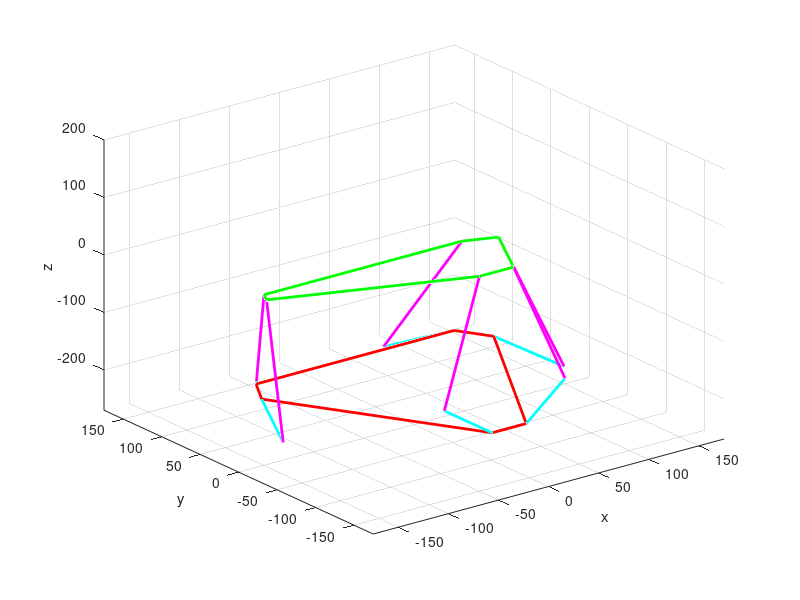

Recreate this plot in MATLAB.
%platform parameters
rb = 125; %radius of base mm
angle_offset = 30-15.63/2; %smallest angle between 2 mounts
h = 200;
l_crank = 70;
l_rocker = sqrt(h^2 + l_crank^2);
platform_center = [0, 0, 0];

%graph settings
linewidth = 2;
x_lim = rb+50;
y_lim = rb+50;

%n_segments = 30;% number of degrees rotation
n_segments = 30/5;
%translation vector
Tx=0/n_segments;
Ty=0/n_segments;
Tz=0;
T = [Tx Ty Tz];

%rotation matrix
alpha=5; %1 degree increments
beta=0;
gamma=0;
R_x = [1,0,0 ; 0, cos(deg2rad(alpha)), sin(deg2rad(alpha)); 0, -sin(deg2rad(alpha)), cos(deg2rad(alpha))];
R_y = [ cos(deg2rad(beta)),0, -sin(deg2rad(beta)); 0,1,0 ; sin(deg2rad(beta)),0, cos(deg2rad(beta))];
R_z = [cos(deg2rad(gamma)), sin(deg2rad(gamma)), 0; -sin(deg2rad(gamma)), cos(deg2rad(gamma)),0; 0,0,1];
R = R_x * R_y * R_z ;

%arrays initialize
top = ones(7,3);
base = ones(7,3);
lengths = ones(6,n_segments);
servo_angle = zeros(6,n_segments);
B = ones(n_segments, 6); %angle of plane that servo rotates on (tangent to mount)
plane_angle = zeros(6,n_segments); %rod end misalignment angles

%base platform
for i=0:6
    if mod(i,2)==0 %if i is even
    angle = i*60 + angle_offset;  
    B(i+1) = deg2rad(angle-90);

    else
    angle = i*60 - angle_offset;
    B(i+1) = deg2rad(angle+90);
    end
    base(i+1,:) = [rb*cos(deg2rad(angle)), rb*sin(deg2rad(angle)), -h];
end
%plot base
plot3(base(:,1),base(:,2),base(:,3),'r', 'linewidth', linewidth); %connects the dots
hold on;

%top platform
for i=0:6
    if mod(i,2)==0 %if i is even
    angle = i*60 + angle_offset;  
      
    else
    angle = i*60 - angle_offset;  
    end
  top(i+1,:) = [rb*cos(deg2rad(angle)), rb*sin(deg2rad(angle)), 0];
end
%plot top
plot3(top(:,1),top(:,2),top(:,3),'g', 'linewidth', linewidth);
hold on;


%plot crank and rocker
for i=1:6
lengths(i) = norm(top(i,:) - base(i,:));
M = 2*l_crank*(top(i,3)-base(i,3));
N = 2*l_crank*(cos(B(i))*(top(i,1)-base(i,1)) + sin(B(i))*(top(i,2)-base(i,2)));
L=lengths(i)^2-(l_rocker^2-l_crank^2);
servo_angle(i,1) = asin(L/sqrt(M^2+N^2)) - atan(N/M);
crank = [base(i,1) + l_crank*cos(B(i))*cos(servo_angle(i,1)), base(i,2) + l_crank*cos(servo_angle(i,1))*sin(B(i)),...
        base(i,3) + l_crank*sin(servo_angle(i,1))];

link1 = [top(i,:); crank];
link2 = [crank;base(i,:)];
plot3(link1(:,1),link1(:,2),link1(:,3),'m', 'linewidth', linewidth);
hold on;
plot3(link2(:,1),link2(:,2),link2(:,3),'c', 'linewidth', linewidth);
hold on;

% compute misalignemnt angles
N = cross([base(i,1) base(i,2) 0] - base(1,:), [base(i,1) base(i,2) 0] - crank);
%// angle between plane and line, equals pi/2 - angle between D-E and N
plane_angle(i,1) = rad2deg(abs( pi/2 - acos( dot(crank-top(i,:), N)/norm(N)/norm(crank-top(i,:)) ) ));
end

axis([-x_lim x_lim -y_lim y_lim -h-l_crank h]);
grid on;
hold off;

%move platform - motion divided into n_segments
for j=1:n_segments

pause(0.0001);

%update top mount pts
%to rotate around its own axis, it translates itself back to the origin,rotates and then translates back
top = transpose(R*transpose(top - ones(7,3).*platform_center)) + ones(7,3).*(platform_center + T);
platform_center = platform_center + T;

%plot top
plot3(top(:,1),top(:,2),top(:,3),'g', 'linewidth', linewidth);
hold on;

%plot base
plot3(base(:,1),base(:,2),base(:,3),'r', 'linewidth', linewidth); %connects the dots
hold on;

%plots links
for i=1:6
lengths(i) = norm(top(i,:) - base(i,:));
M = 2*l_crank*(top(i,3)-base(i,3));
N = 2*l_crank*(cos(B(i))*(top(i,1)-base(i,1)) + sin(B(i))*(top(i,2)-base(i,2)));
L=lengths(i)^2-(l_rocker^2-l_crank^2);
servo_angle(i,j+1) = asin(L/sqrt(M^2+N^2)) - atan(N/M);
crank = [base(i,1) + l_crank*cos(B(i))*cos(servo_angle(i,j+1)), base(i,2) + l_crank*cos(servo_angle(i,j+1))*sin(B(i)),...
        base(i,3) + l_crank*sin(servo_angle(i,j+1))];

link1 = [top(i,:); crank];
link2 = [crank;base(i,:)];
plot3(link1(:,1),link1(:,2),link1(:,3),'m', 'linewidth', linewidth);
hold on;
plot3(link2(:,1),link2(:,2),link2(:,3),'c', 'linewidth', linewidth);
hold on;

% compute misalignemnt angles
N = cross([base(i,1) base(i,2) 0] - base(1,:), [base(i,1) base(i,2) 0] - crank);
%// angle between plane and line, equals pi/2 - angle between D-E and N
plane_angle(i,j+1) = rad2deg(abs( pi/2 - acos( dot(crank-top(i,:), N)/norm(N)/norm(crank-top(i,:)) ) ));

end

hold off;
axis([-x_lim x_lim -y_lim y_lim -h-l_crank h]);
grid on;
xlabel('x');
ylabel('y');
zlabel('z');

end

servo_angles_degrees = transpose(rad2deg(servo_angle));


filename = 'servo_data.csv';
csvwrite(filename,servo_angles_degrees,1,1);
%{
for i=1:100
bracket_left(i)='(';
bracket_right(i)=')';
end
csvwrite(filename,transpose(bracket_left));



%redefine motion

n_segments = 30;% number of degrees rotation

%translation vector
Tx=0;
Ty=-35.8/n_segments;
Tz=0;
T = [Tx Ty Tz];

%rotation matrix
alpha=-1; %1 degree increments
beta=1;
gamma=0;
R_x = [1,0,0 ; 0, cos(deg2rad(alpha)), sin(deg2rad(alpha)); 0, -sin(deg2rad(alpha)), cos(deg2rad(alpha))];
R_y = [ cos(deg2rad(beta)),0, -sin(deg2rad(beta)); 0,1,0 ; sin(deg2rad(beta)),0, cos(deg2rad(beta))];
R_z = [cos(deg2rad(gamma)), sin(deg2rad(gamma)), 0; -sin(deg2rad(gamma)), cos(deg2rad(gamma)),0; 0,0,1];
R = R_x * R_y * R_z ;

%move platform - motion divided into n_segments
for j=1:n_segments

pause(0.0001);

%update top mount pts
%to rotate around its own axis, it translates itself back to the origin,rotates and then translates back
top = transpose(R*transpose(top - ones(7,3).*platform_center)) + ones(7,3).*(platform_center + T);
platform_center = platform_center + T;

%plot top
plot3(top(:,1),top(:,2),top(:,3),'g', 'linewidth', linewidth);
hold on;

%plot base
plot3(base(:,1),base(:,2),base(:,3),'r', 'linewidth', linewidth); %connects the dots
hold on;

%plots links
for i=1:6
lengths(i) = norm(top(i,:) - base(i,:));
M = 2*l_crank*(top(i,3)-base(i,3));
N = 2*l_crank*(cos(B(i))*(top(i,1)-base(i,1)) + sin(B(i))*(top(i,2)-base(i,2)));
L=lengths(i)^2-(l_rocker^2-l_crank^2);
servo_angle(i,j+1) = asin(L/sqrt(M^2+N^2)) - atan(N/M);
crank = [base(i,1) + l_crank*cos(B(i))*cos(servo_angle(i,j+1)), base(i,2) + l_crank*cos(servo_angle(i,j+1))*sin(B(i)),...
        base(i,3) + l_crank*sin(servo_angle(i,j+1))];

link1 = [top(i,:); crank];
link2 = [crank;base(i,:)];
plot3(link1(:,1),link1(:,2),link1(:,3),'m', 'linewidth', linewidth);
hold on;
plot3(link2(:,1),link2(:,2),link2(:,3),'c', 'linewidth', linewidth);
hold on;

% compute misalignemnt angles
N = cross([base(i,1) base(i,2) 0] - base(1,:), [base(i,1) base(i,2) 0] - crank);
%// angle between plane and line, equals pi/2 - angle between D-E and N
plane_angle(i,j+1) = rad2deg(abs( pi/2 - acos( dot(crank-top(i,:), N)/norm(N)/norm(crank-top(i,:)) ) ));

end

hold off;
axis([-x_lim x_lim -y_lim y_lim -h-l_crank h]);
grid on;
xlabel('x');
ylabel('y');
zlabel('z');

end
%}